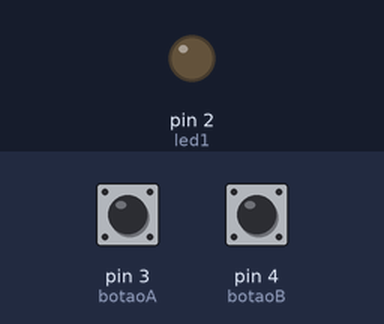
The sketch below on a simulated Arduino Uno, built with avr-gcc and run on an emulated ATmega328P. Shown: output pins drawn as LEDs (lit = HIGH). The inputs (shaded band) are chosen by the test bench; at power-on: pin 3 (botaoA) HIGH, pin 4 (botaoB) HIGH.

Above: at 1.2 s.
1.3 s: pin 3 (botaoA) pulled LOW for 0.15 s
At 1.8 s:
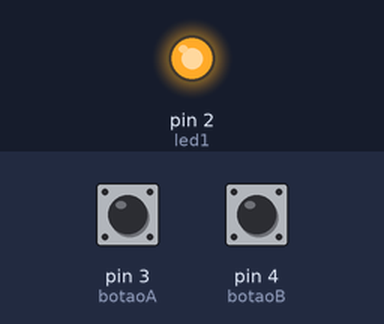
4.4 s: pin 4 (botaoB) pulled LOW for 0.15 s
At 5.3 s:
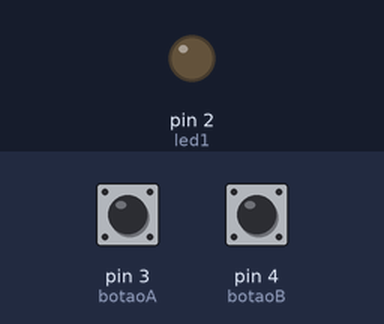
6.0 s: pin 3 (botaoA) pulled LOW for 1 s
At 6.5 s:
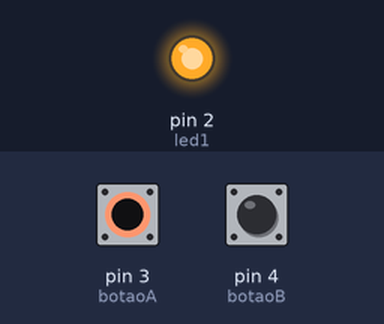
10.0 s: pin 3 (botaoA) driven LOW and pin 4 (botaoB) driven LOW
At 11.1 s:
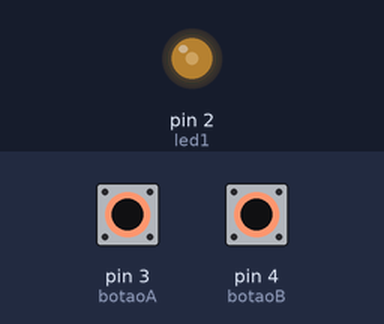
11.5 s: pin 4 (botaoB) driven HIGH
At 12.9 s:
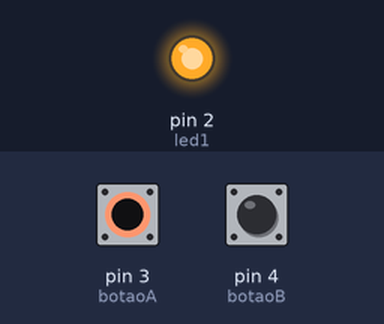
Timing chart, 0 to 14.0 s (numbered marks = the images above; inputs shaded):
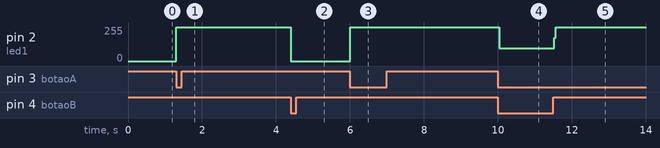

Measured:
- after the input at 1.3 s, pin 2 (led1): 0/255 → 255/255 at once
- after the input at 4.4 s, pin 2 (led1): 255/255 → 0/255 at once
- after the input at 6.0 s, pin 2 (led1): 0/255 → 255/255 at once
- after the input at 10.0 s, pin 2 (led1): 255/255 → 95/255 at once
- after the input at 11.5 s, pin 2 (led1): 95/255 → 255/255 at once

The sketch:

Ex7.ino
```cpp
const int led1 = 2;
const int botaoA = 3;
const int botaoB = 4;
unsigned long tempoInicioLED = 0;
const long duracaoLED = 5000;
bool ledligado = false;

void setup() {
  pinMode(led1, OUTPUT);
  pinMode(botaoA, INPUT_PULLUP);
  pinMode(botaoB, INPUT_PULLUP);
}

void loop() {
  unsigned long atualMillis = millis();

  if (digitalRead(botaoA) == LOW && !ledligado) {
    digitalWrite(led1, HIGH);
    tempoInicioLED = atualMillis;
    ledligado = true;
  }


  if (digitalRead(botaoB) == LOW && ledligado) {
    digitalWrite(led1, LOW);
    ledligado= false;
  }


  if (ledligado) {
    if (atualMillis - tempoInicioLED >= duracaoLED) {
      digitalWrite(led1, LOW);
      ledligado = false;
    }
  }
}
```
